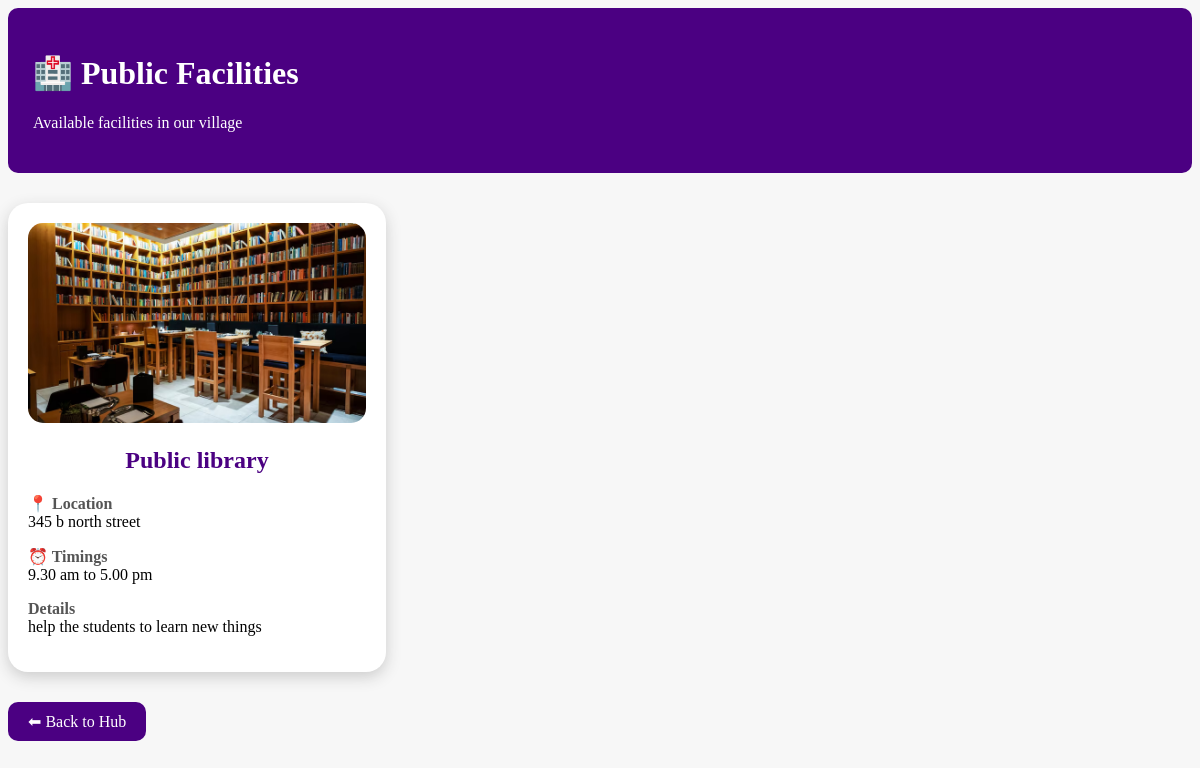
The page /citizen/village_hub/public_facilities.php on the database its author committed.
### tables this page shows
CREATE TABLE `public_facilities` (
  `id` int(11) NOT NULL,
  `facility_name` varchar(150) NOT NULL,
  `location` varchar(255) DEFAULT NULL,
  `timings` varchar(100) DEFAULT NULL,
  `description` text DEFAULT NULL,
  `image` varchar(255) DEFAULT NULL
);

### citizen/village_hub/public_facilities.php (the view, shortened to what this page needs)
<?php
include("../../db.php");
$result = $conn->query("SELECT * FROM public_facilities ORDER BY id DESC");
?>
<!DOCTYPE html>
<html>
<head>
</head>
<body>
<div class="header">
<h1>🏥 Public Facilities</h1>
<p>Available facilities in our village</p>
</div>
<div class="container">
<?php
if($result && $result->num_rows>0)
{
while($row=$result->fetch_assoc())
{
?>
<div class="card">
<?php
if(!empty($row['image']))
{
?>
<img src="../../assets/images/<?php echo $row['image']; ?>">
<?php
}
else
{
?>
<div class="icon">
🏥
</div>
<?php
}
?>
<h2>
<?php echo $row['facility_name']; ?>
</h2>
<div class="info">
<p>
<span class="label">
📍 Location
</span>
<br>
<?php echo $row['location']; ?>
</p>
<p>
<span class="label">
⏰ Timings
</span>
<br>
<?php echo $row['timings']; ?>
</p>
<p>
<span class="label">
Details
</span>
<br>
<?php echo $row['description']; ?>
</p>
</div>
</div>
<?php
}
}
?>
</div>
<a class="back" href="village_hub_dashboard.php">
⬅ Back to Hub
</a>
</body>
</html>

### citizen/village_hub/public_facilities.php (style rules this page uses)
body { font-family:'Playfair Display',serif; background:#f7f7f7; }
.header { background:indigo; color:white; padding:25px; border-radius:10px; position:relative; }
.container { margin-top:30px; display:grid; grid-template-columns:repeat(3,1fr); gap:25px; }
.card { background:white; padding:20px; border-radius:20px; box-shadow:0 5px 15px #ccc; transition:.3s; }
.card img { width:100%; height:200px; object-fit:cover; border-radius:15px; }
h2 { color:indigo; text-align:center; }
.info { margin-top:15px; }
.label { font-weight:bold; color:#555; }
.back { display:inline-block; margin-top:30px; padding:10px 20px; background:indigo; color:white; border-radius:10px; text-decoration:none; }

### rows shown on the page
public_facilities: image (picture), facility_name "Public library", location "345 b north street", timings "9.30 am to 5.00 pm", description "help the students to learn new things"
